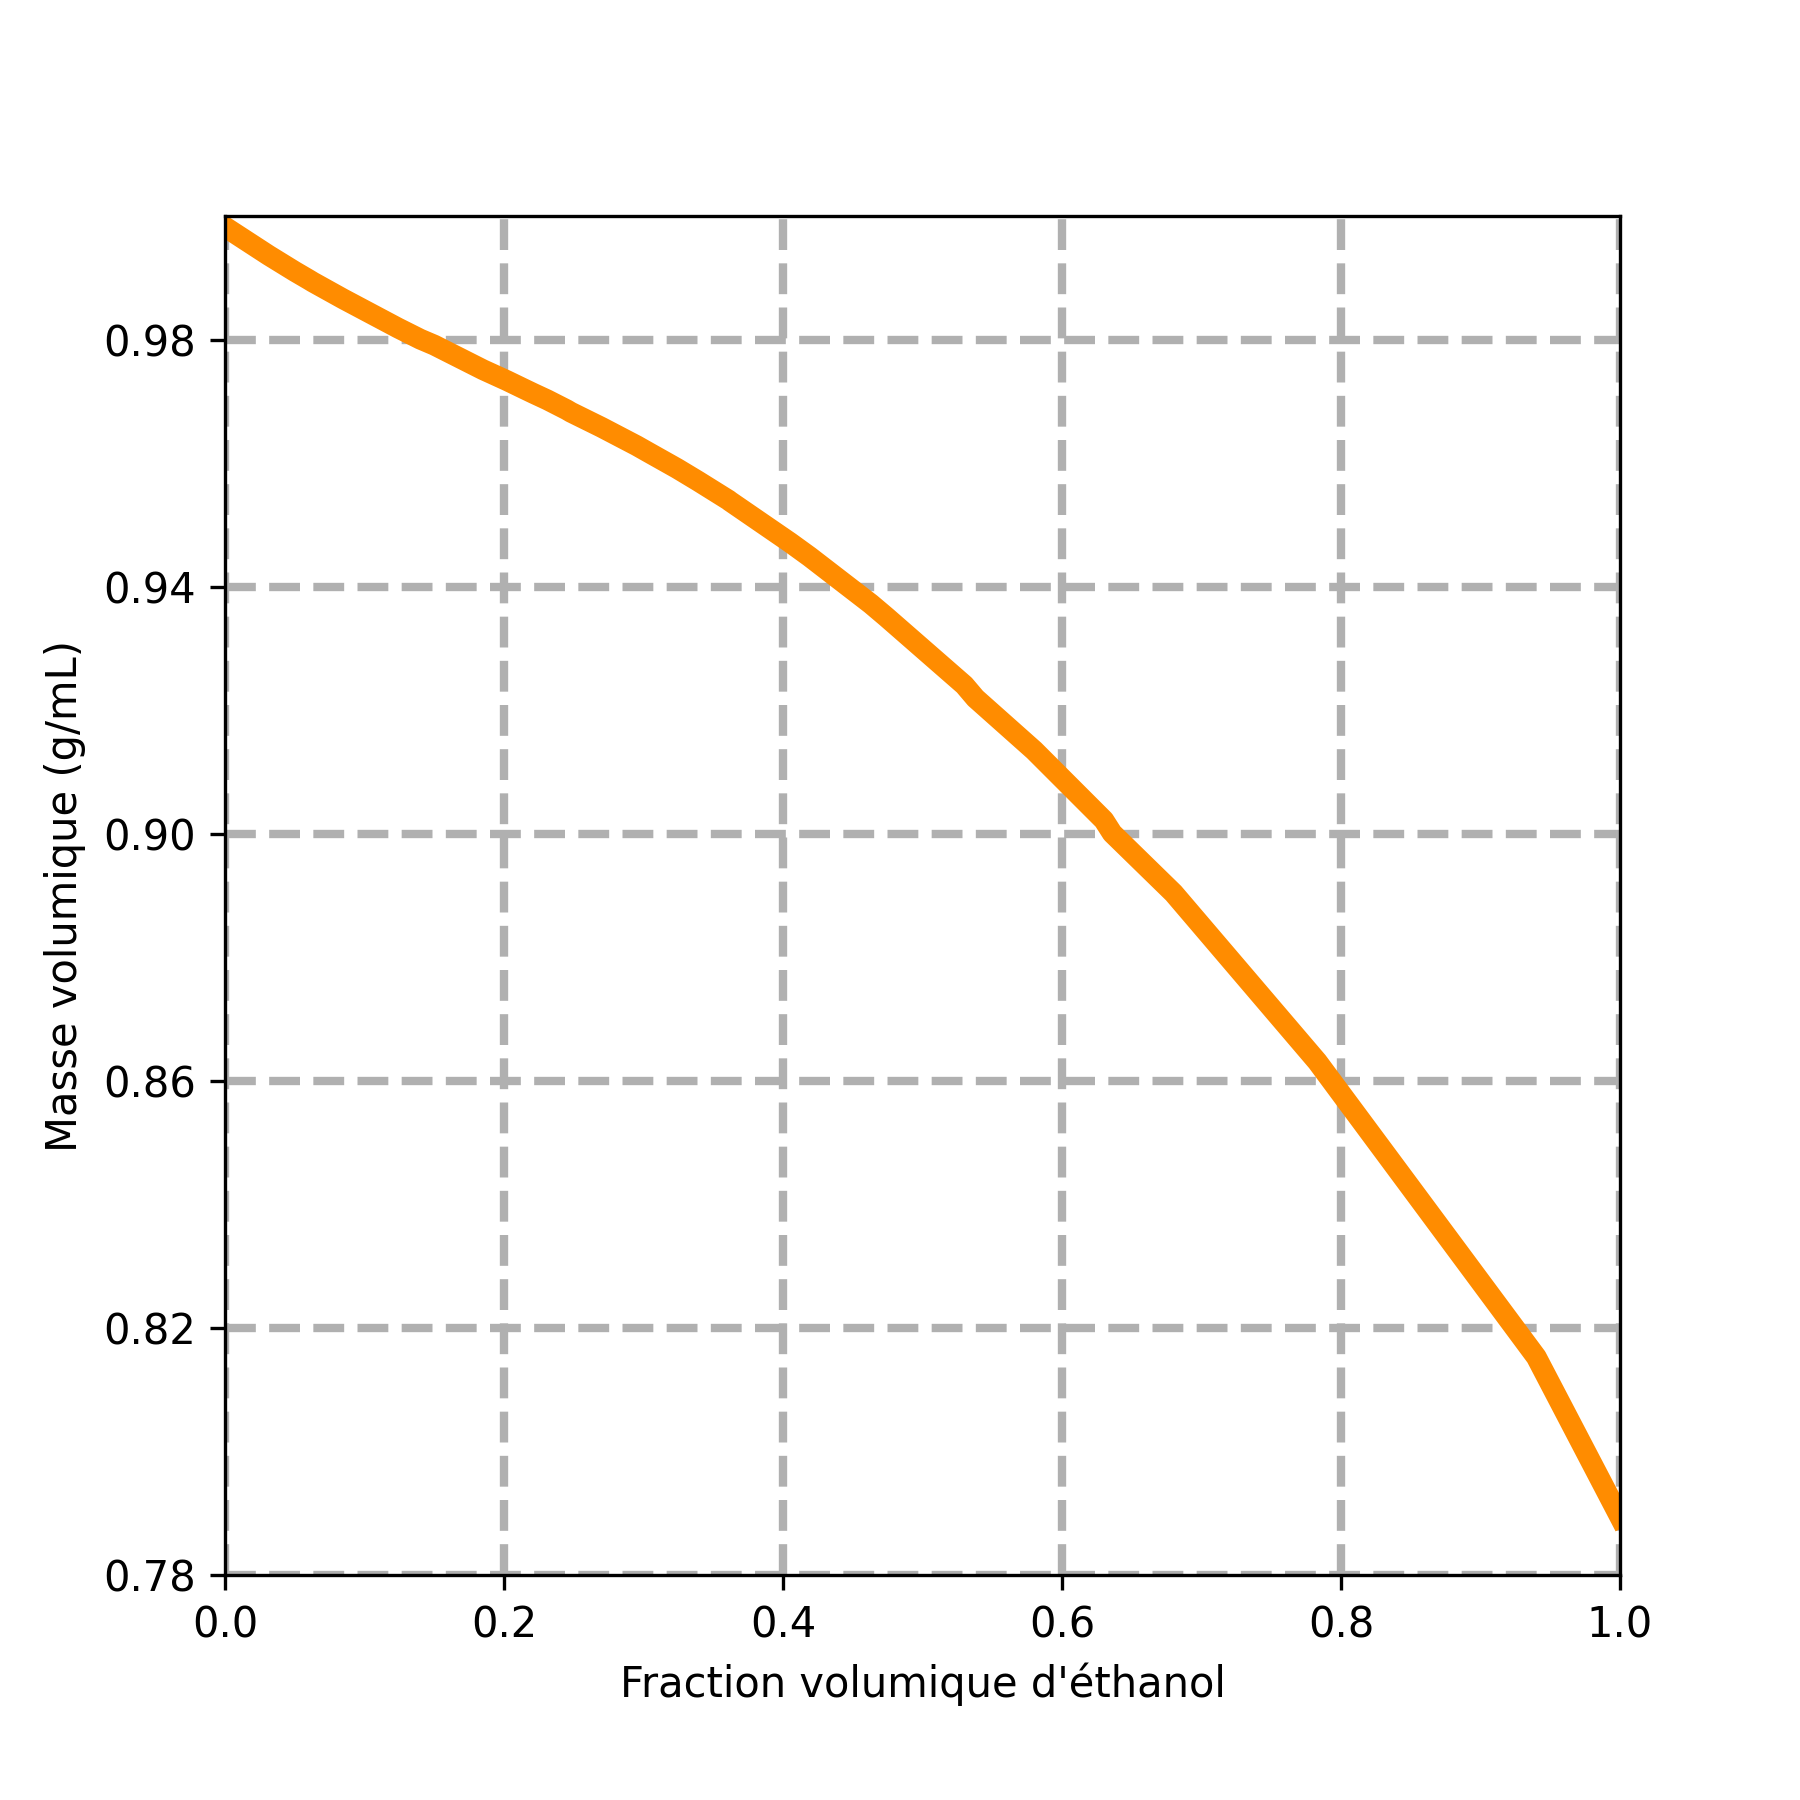

Reproduce this figure in Python.
import numpy as np
import matplotlib.pyplot as plt

# donnees
proportionVolume = np.array ([
    0.0,   3.13, 5.00,  6.00,  6.30,  8.47,  12.40, 14.0,  15.0,
    18.50, 20.2, 21.5,  22.10, 23.1,  24.50, 24.8,  27.00, 29.5,
    30.40, 32.4, 33.90, 36.1,  36.20, 40.5,  41.90, 46.3,  47.40,
    53.00, 53.8, 58.0,  63.0,  63.6,  68.0,  78.3,  94.00, 100.0
])

masseVolumique = np.array ([
    0.99823, 0.99363, 0.99103, 0.98971, 0.98930, 0.98658, 0.98187, 0.98006, 0.97910,
    0.97511, 0.97336, 0.97194, 0.97129, 0.97024, 0.96863, 0.96823, 0.96578, 0.96283,
    0.96168, 0.95914, 0.95710, 0.95400, 0.95382, 0.94715, 0.94486, 0.93720, 0.93510,
    0.92406, 0.92193, 0.91349, 0.90220, 0.90008, 0.89038, 0.86311, 0.81529, 0.78934
])

# trace du graphique
plt.plot (proportionVolume / 100, masseVolumique, color='darkorange', lw=5)
plt.xlim (0, 1)
plt.ylim (0.78, 1)
plt.xlabel ("Fraction volumique d'éthanol")
plt.ylabel ("Masse volumique (g/mL)")

# parametre de la grille
plt.rcParams["figure.figsize"] = (6, 6)
plt.xticks(np.arange(0.0, 1.01, 0.2))
plt.yticks(np.arange(0.78, 1.0, 0.04))
plt.grid (True, lw=2, ls='--')

#
plt.savefig('masse_volumique_ethanol.png', dpi=300)
plt.show ()